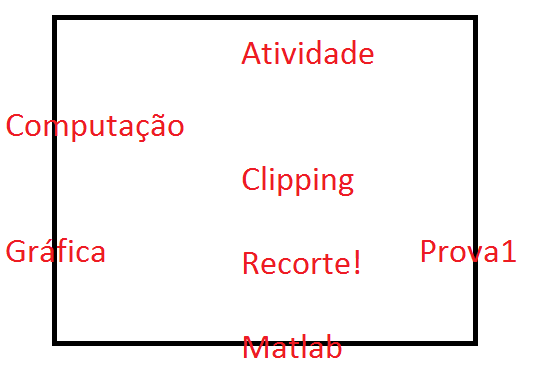
%> input picture Recorte/AtividadeRecorte.bmp, 538 x 382 px
$ octave Recorte.m   (GNU Octave 9; MATLAB toolbox functions it lacks are replaced by stand-ins)
%> lines starting %> are read from the running program, lines starting %| are printed output that depends on the picture; in (x1, y1, x2, y2) boxes, pixels count from 0 and x2, y2 are one past the last pixel; in counts of white or black regions, pixels touching at a corner belong together; the program's own positions count from 1
clc
clear all
close all

Imagem = imread('AtividadeRecorte.bmp','bmp');
%> Imagem is the input picture: size 382x538x3 uint8; mean R, G, B 245.6, 240, 240.2
Imagem2 = 255*uint8(ones(size(Imagem,1),size(Imagem,2),3));
Imagem2(15:346, 53:478, :) = Imagem(15:346, 53:478, :);
Imagem3 = 255*uint8(ones(size(Imagem,1),size(Imagem,2),3));

img=rgb2gray(Imagem2);
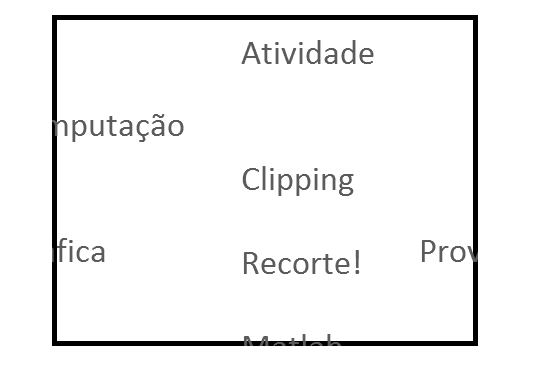
%> img: size 382x538 uint8; min 0, max 255, mean 242.7
img=imcomplement(img);
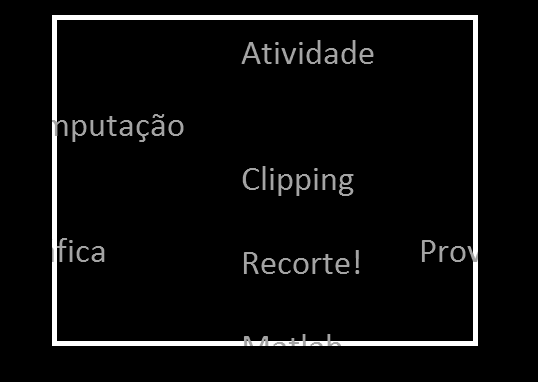
%> img: size 382x538 uint8; min 0, max 255, mean 12.3
umb=graythresh(img);
%> umb = 0.455
bw=im2bw(img,umb);
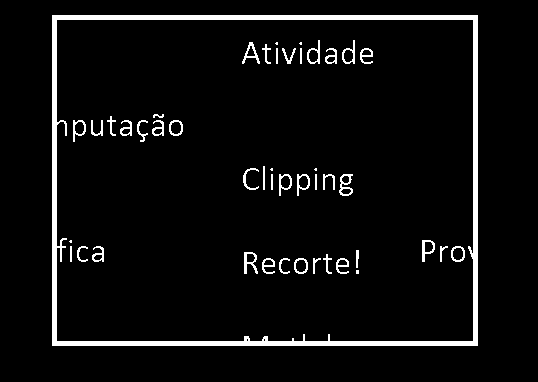
%> bw: size 382x538 logical; 5.3% white; 46 white regions (6 under 20 px)

[L Ne]=bwlabel(bw);
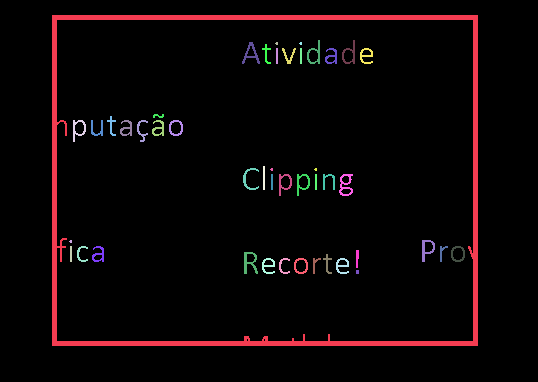
%> L: size 382x538 double; 47 distinct labels, from 0 to 46; one colour per label, 0 black
%> Ne = 46
propied=regionprops(L,'all');
%> propied = 46 regions; largest, box (x1, y1, x2, y2), Area, Centroid, MajorAxisLength, MinorAxisLength and Eccentricity: (52, 15, 478, 346) 7698 [263.3 183.3] 664.8 546 0.571, (244, 252, 258, 274) 142 [250.3 262.9] 25.69 18 0.714, (339, 174, 353, 196) 141 [346.3 185.5] 27.29 15.77 0.816

s = find([propied.Area] < 600);
%> s = 45 values from 2 to 46

for n = 1:size(s,2)
    d = round(propied(s(n)).BoundingBox);
    Imagem3(d(2):d(2)+d(4), d(1):d(1)+d(3),:) = Imagem2(d(2):d(2)+d(4), d(1):d(1)+d(3),:);
end
%> this loop made 45 passes
%> d on passes 1 to 12: [70 241 3 3], [71 247 2 16], [74 121 13 22], [78 247 11 16], [92 121 12 16], [93 247 12 16], [108 117 9 20], [121 121 12 16], [138 121 11 22], [153 121 12 16], [154 115 11 4], [170 121 14 16]
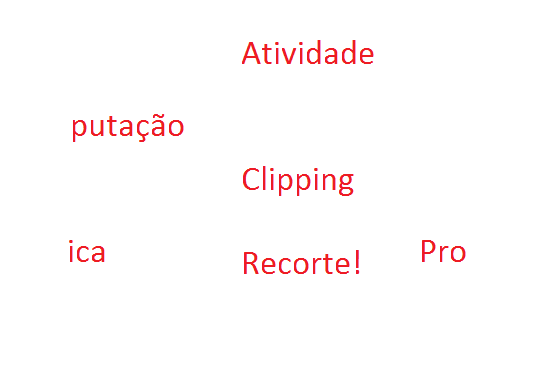
%> Imagem3: size 382x538x3 uint8; mean R, G, B 254.7, 251.1, 251.3

imshow(Imagem3)
